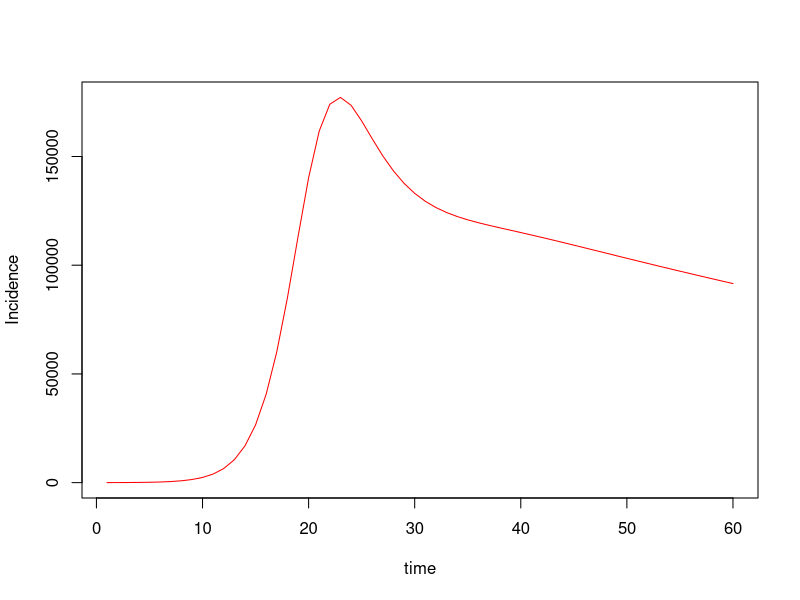
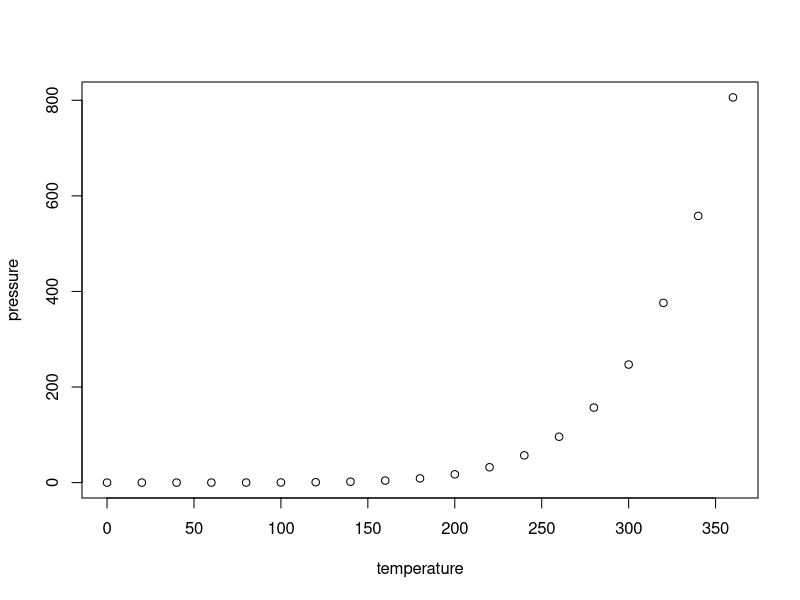

Write the R code that produced these figures, in order.
## ---- chunk 1
knitr::opts_chunk$set(echo = TRUE)
## ---- chunk 2
getwd()#Just to show the beauty of Rproject no need to set working directory
library(minpack.lm)
library(deSolve)
library(readxl)
demography <- read_excel("demography.xls")
data <- read_excel("data.xls")
## ---- chunk 3
time <- data$`Time(Month)`;
Childeren_Incidence = data$`Under 10`;
Adult_Incidence = data$`Above 10`
Incidence = Adult_Incidence + Childeren_Incidence
## ---- chunk 4
plot(time, Incidence, type = 'l', col = "red")
#legend(time,Incidence,legend)#go to seg
## ---- chunk 5
percentile = cumsum(demography$percentages)
## ---- chunk 6
##age
lb = demography$lb
ub = demography$ub
age = 0.5*(lb[2:length(lb)] + ub[1:length(ub)-1])
## ---- chunk 7

N0 = 2503200;
I0 = 10;
S0 = N0 - I0;
R0 = 0;
Inc0 = 0
initialstate <- c(S0, I0, R0, Inc0);

## ---- chunk 8
Lamda = 3000;
mu = 1/840;
## ---- chunk 9
SIRS <- function(t, state, parameters){
  beta = parameters[1];
  gamma = parameters[2];
  omega = parameters[3];
  
  S = state[1];
  I = state[2];
  R = state[3];
  N = S + I + R;
  
  dSdt = Lambda - beta*I*S/N + omega*R - mu*S;
  dIdt = beta*I*S/N - gamma*I - mu*I;
  dRdt = gamma*I - omega*R - mu*R;
  dIncdt = beta*I*S/N;
  list(c(dSdt, dIdt, dRdt, dIncdt));
}
## ---- chunk 10
ModelEstimator <- function(beta, gamma, omega){
  out <<-ode(initialstate, c(0, time), SIRS, c(beta, gamma, omega))
  Mechanistic_inc <<- diff(out[,5])
}

## ---- chunk 11

#plot(time,Mechanistic_inc,col ="green")
## ---- chunk 12
plot(pressure)
